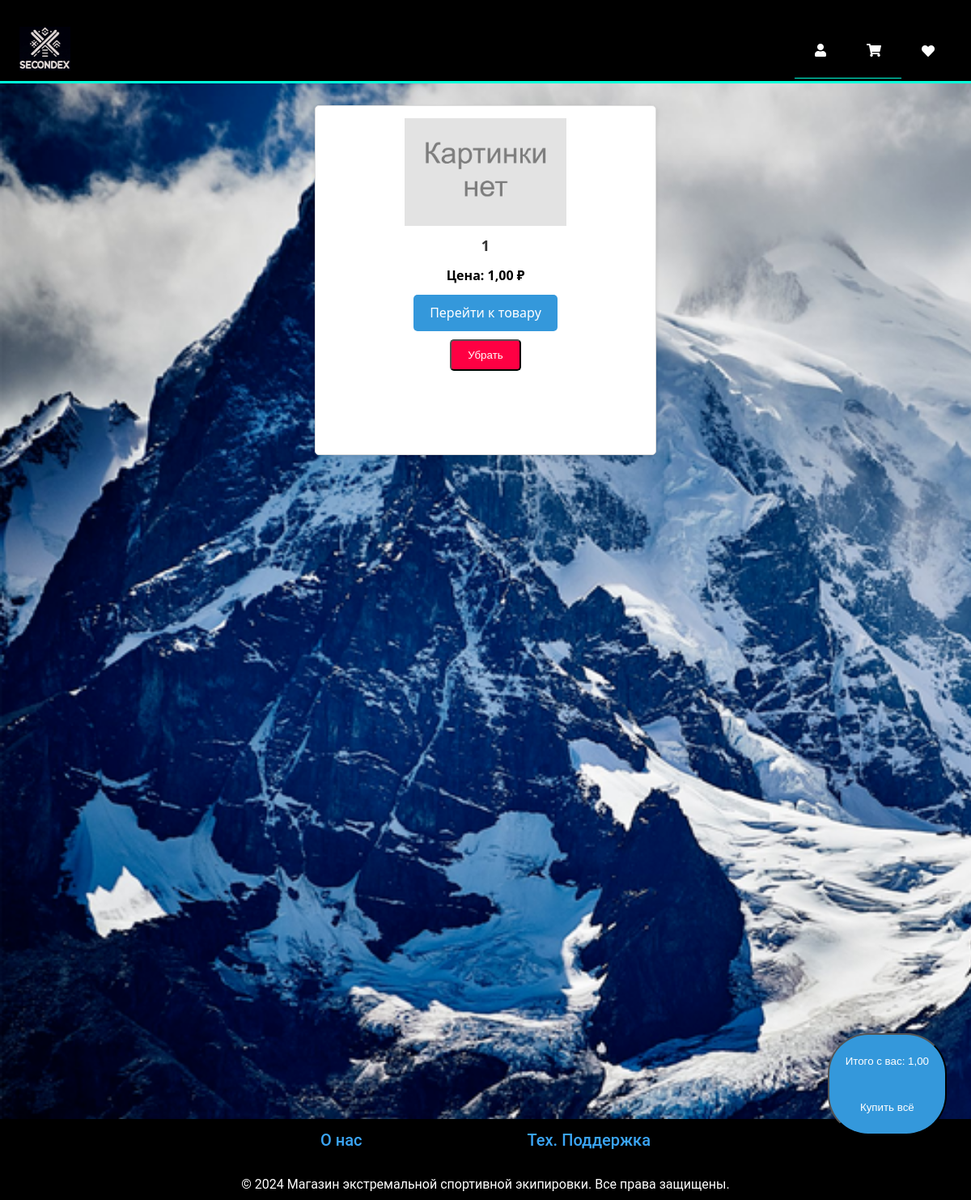
Page /cart/ (signed in) on the committed database.
### first/models.py (models this page shows)
class Product(models.Model):
    seller = models.ForeignKey(CustomUser, on_delete=models.CASCADE)
    title = models.CharField(max_length=200)
    description = models.CharField(max_length=200)
    price = models.DecimalField(max_digits=10, decimal_places=2, validators=[MinValueValidator(0)])
    type = models.CharField(max_length=200, default='snowboard')
    rost = models.CharField(max_length=200, default=' ')
    zhest = models.CharField(max_length=200, default=' ')
    progib = models.CharField(max_length=200, default=' ')
    brand = models.CharField(max_length=200, default=' ')
    image = models.ImageField(upload_to='product_img/', default="product_img/snowboard_default.png")
    available = models.BooleanField(default=True)
    creation_date = models.DateTimeField(default=datetime.date.today)
    is_purchased = models.BooleanField(default=False)

### first/views.py (the view)
# urls.py: path('cart/', views.get_cart, name='cart'),
@login_required
def get_cart(request):
    cur_user = CustomUser.objects.get(id=request.user.id)
    users_cart = ProductInTheCart.objects.filter(user=cur_user)
    context = {}
    context['products'] = [elem.product for elem in users_cart]
    context['sum'] = sum(prod.price for prod in context['products'])
    context['cnt'] = len(users_cart)
    context['user_id'] = request.user.id
    return render(request, 'cart.html', context)

### first/templates/cart.html (shortened to what this page needs)
<!DOCTYPE html>
<html lang="en">
<head>
    {% load static %}
    <link rel="stylesheet" href="{% static 'css/cart.css' %}">
</head>
<body>
{% include 'menu.html' %}
<form action="/BuyProducts/" method="post" class="buy-form">
    <button type="submit" class="buy-btn" id="add_product">
        <p>Итого с вас: {{ sum }}</p>
        <br>
        <p>Купить всё</p>
    </button>
</form>
{% if cnt == 0 %}
<h1>Ваша корзина пуста.</h1>
{% else %}
<div class="favorites">
    {% for product in products %}
    <article class="product">
        <img src="{{ product.image.url }}" alt='Фото товара "{{ product.title }}"'>
        <h2>{{ product.title }}</h2>
        <span class="price">Цена: {{ product.price }} ₽</span>
        <a href="/product/{{ product.id }}" class="goto-product-btn">Перейти к товару</a>
        <a>
            <button class="delete-product-btn" onclick="del_from_cart({{product.id}}, {{user_id}})">
                        Убрать
            </button>
        </a>
    </article>
    {% endfor %}
</div>
{% endif %}
{% include 'footer.html' %}
</body>
</html>

### first/static/css/cart.css (style rules this page uses)
body { font-family: Arial, sans-serif; background-image: url('/static/photos/mountain.png'); background-color: #f4f4f4; background-size: cover; background-repeat: no-repeat; margin: 0; padding: 0; min-height: 100vh; }
.favorites { display: flex; flex-wrap: wrap; justify-content: center; margin-top: 110px; }
.product { display: flex; flex-direction: column; align-items: center; background-color: #fff; border: 1px solid #ddd; border-radius: 5px; margin: 20px; padding: 15px; box-shadow: 0 2px 5px rgba(0, 0, 0, 0.1); width: 390px; height: 400px; }
.product img { max-width: 200px; max-height: 200px; }
.product h2 { margin: 10px 0; font-size: 18px; color: #333; text-align: center; }
.product .price { font-weight: bold; color: #000; font-size: 16px; text-align: center; }
.goto-product-btn { position: sticky; margin-top: 10px; padding: 10px 20px; color: #fff; background-color: #3498db; text-decoration: none; border-radius: 5px; transition: background-color 0.3s; }
.delete-product-btn { position: sticky; margin-top: 10px; padding: 10px 20px; color: #fff; background-color: #ff0043; text-decoration: none; border-radius: 5px; transition: background-color 0.3s; }
p { text-align: center; color: #fff; }
.buy-btn { background-color: #3498db; color: white; padding: 12px 20px; margin-top: 110px; cursor: pointer; display: inline-block; position: fixed; bottom: 80px; right: 30px; border-radius: 50px; position: fixed; z-index: 100; }

### first/static/css/menu.css (style rules this page uses)
body { font-family: 'Segoe UI', Tahoma, Geneva, Verdana, sans-serif; margin: 0; margin-bottom: 100px; padding: 0; background-color: #eaeaea; color: #333; line-height: 1.6; }
body { padding-top: 120px; }
h1, h2 { color: #333; }
:root { --primary-color: #333; --secondary-color: #eaeaea; --snowflake-size: 20px; --snowflake-opacity: 0.5; }
body { font-family: 'Segoe UI', Tahoma, Geneva, Verdana, sans-serif; margin: 0; padding: 0; background-color: var(--secondary-color); color: var(--primary-color); line-height: 1.6; }

### first/static/css/footer.css (style rules this page uses)
html, body { min-height: 100vh; margin: 0; padding: 0; display: flex; flex-direction: column; }

### rows in the picture
Product: image (placeholder picture), title "1", price "1,00"

### other values in the picture
{{ sum }} "1,00"
